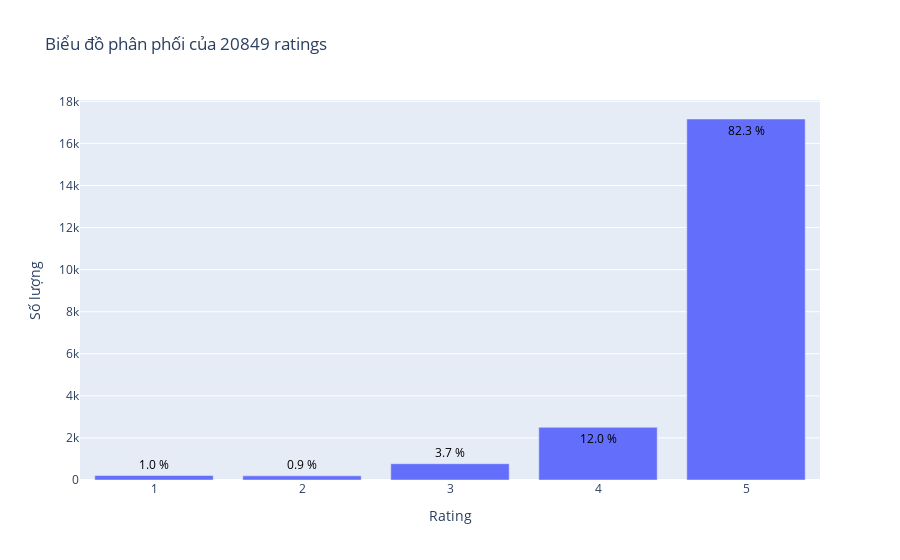

Notebook code cell kept with this figure:
### Markdown cell above
### EDA phân bố đánh giá

### Code cell
from plotly.offline import init_notebook_mode, plot, iplot
import plotly.graph_objs as go
init_notebook_mode(connected=True)

data = format_data['rating'].value_counts().sort_index(ascending=False)
trace = go.Bar(x = data.index,
               text = ['{:.1f} %'.format(val) for val in (data.values / format_data.shape[0] * 100)],
               textposition = 'auto',
               textfont = dict(color = '#000000'),
               y = data.values,
               )
# Create layout
layout = dict(title = 'Biểu đồ phân phối của {} ratings'.format(format_data.shape[0]),
              xaxis = dict(title = 'Rating'),
              yaxis = dict(title = 'Số lượng'))
# Create plot
fig = go.Figure(data=[trace], layout=layout)
iplot(fig)

### Figure 1 — Plotly figure (JSON) as saved in the notebook; plotly's stock layout.template omitted (floating-point values rounded to 4 significant figures)
{"data": [{"text": ["82.3 %", "12.0 %", "3.7 %", "0.9 %", "1.0 %"], "textfont": {"color": "#000000"}, "textposition": "auto", "type": "bar", "x": [5, 4, 3, 2, 1], "y": [17160, 2505, 774, 197, 213]}], "layout": {"title": {"text": "Biểu đồ phân phối của 20849 ratings"}, "xaxis": {"title": {"text": "Rating"}}, "yaxis": {"title": {"text": "Số lượng"}}}}
